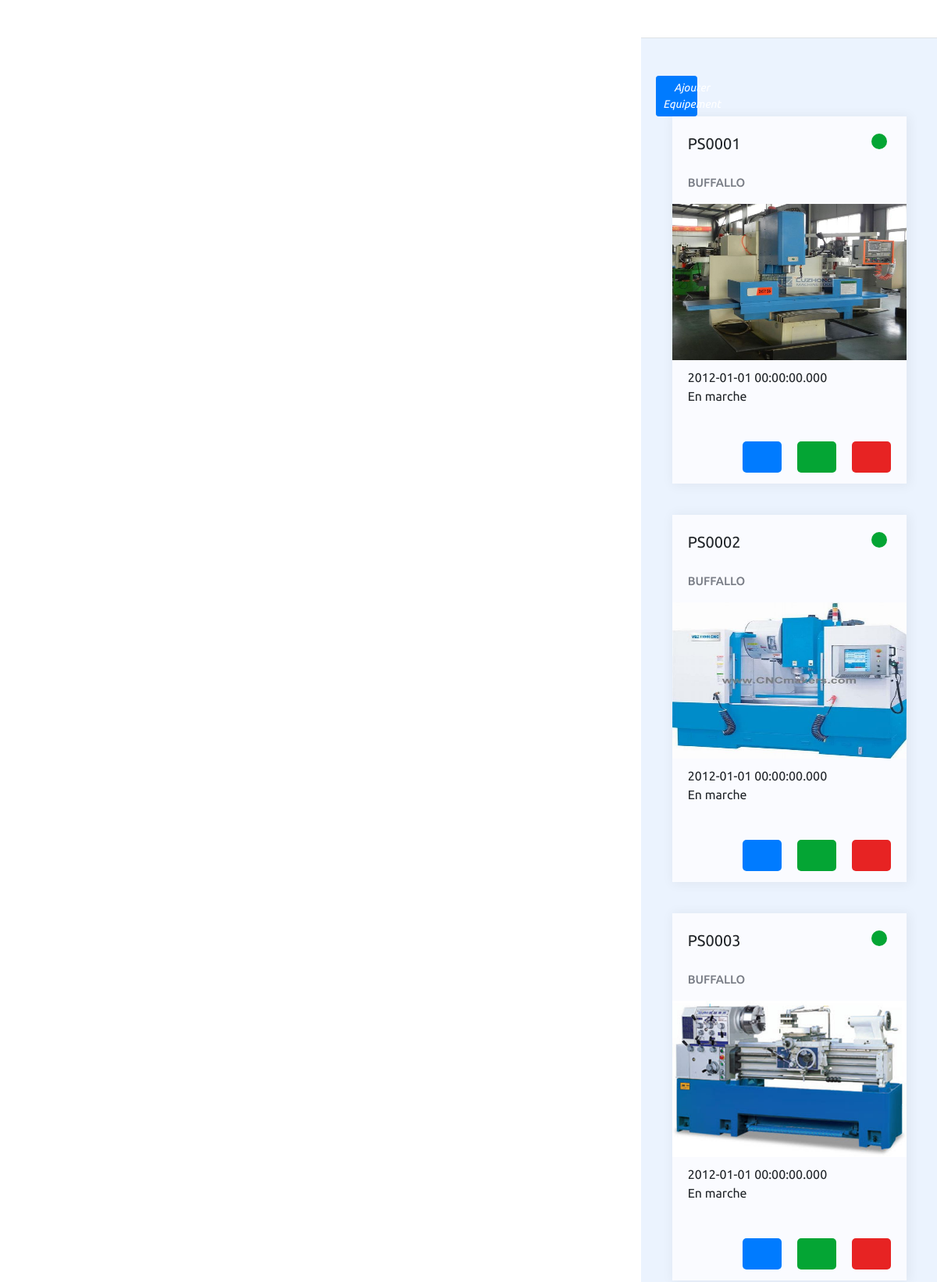
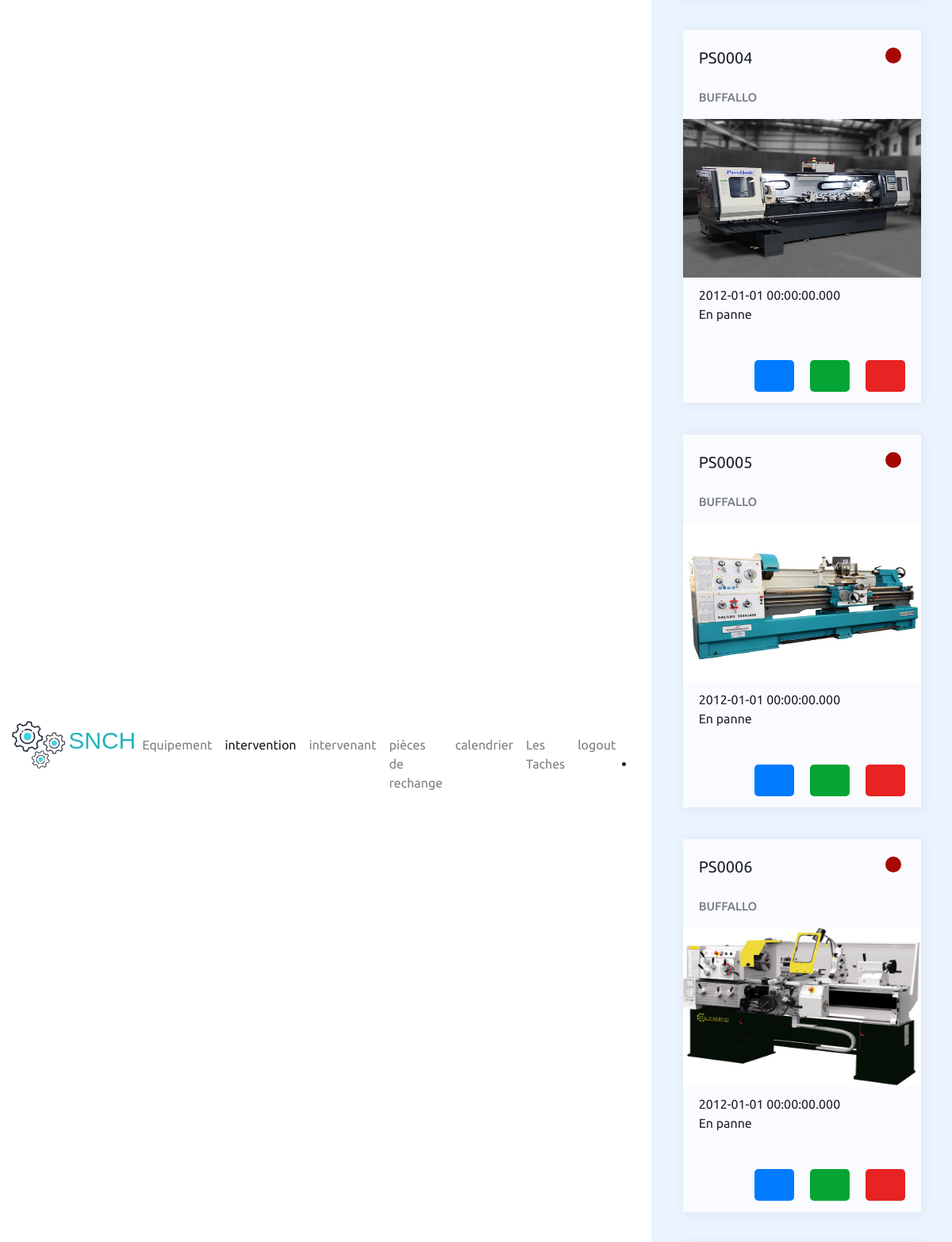
Screenshot of /equipement (upper part) with the database file from the repository (2 pictures, top to bottom).
### tables this page shows
CREATE TABLE Equipement(
   id_eq text,
  code_Equipement text,
  DESIGNATION text,
  Marque text,
  N_de_série text,
  Date_d_acquisition text,
  état text,
  Remarque text,
   type text,
   image blob
    );

### app.py (the view)
@app.route('/equipement', methods=['POST', 'GET'])
def equipement():
    conn = get_db_connection()
    posts = conn.execute('SELECT  id_eq,code_Equipement,DESIGNATION,Marque,N_de_série,Date_d_acquisition,état,Remarque,type,image FROM Equipement').fetchall()
    return render_template('equipement.html', posts=posts)

### app.py (called while the page is built)
def get_db_connection():
    conn = sqlite3.connect('gmao.db')
    conn.row_factory = sqlite3.Row
    return conn

### appflask/templates/equipement.html (shortened to what this page needs)
{% extends 'layout.html'%}
{% block body  %}
{% block content  %}
<!DOCTYPE html>
<html lang="en">
<head>
    <link rel="stylesheet" href="static/css/equipement.css" />
    <link href="https://unpkg.com/ionicons@4.5.10-0/dist/css/ionicons.min.css" rel="stylesheet">
        <link rel="stylesheet" href="https://cdn.jsdelivr.net/npm/bootstrap@4.5.3/dist/css/bootstrap.min.css">
</head>
<div>
  <br><br>
  <a href="/addequipement" class="btn d-inline-flex btn-sm btn-primary mx-1" style="width: 15%" >
    <span class=" ">
      <i class="ti-plus" style="text-align:center">Ajouter Equipement </i>
   </span>
  </a>
<main class="container" enctype="multipart/form-data">
 {% for post in posts %}
  <div class="equipement">
    <div class="header">
      <div class='post'>
      <P class="code" style=" display: inline-flex; ">{{post['code_Equipement']}}</P>
     {%if  post['état']=="En marche"  %}
      &emsp;&emsp;&emsp;&emsp;&emsp;&emsp;&emsp;&emsp;&emsp;&emsp; <span class="statue"></span>
       {% else %}
       &emsp;&emsp;&emsp;&emsp;&emsp;&emsp;&emsp;&emsp;&emsp;&emsp; <span class="status"></span>
       {% endif %}
   </div>
    </div>
   <h2 class="nom">{{ post['Marque'] }}</h2>
   <form  enctype="multipart/form-data">
        <img class="cover"  src="/static/css/img/{{post['image'] }}" type="file" name="imagefile" id="image">
  </form>
    <p class="details">
      {{ post['Date_d_acquisition'] }} <br>{{ post['état'] }}</p>
       <div class="buttons">
         <button class="view"  ><a href="#myModal"><a href="/view/{{post.code_Equipement}}"data-toggle="modal" data-target="#myModal{{post.code_Equipement}}"  style="color: white;"></a></a></button>
        <button class="edit" style="color: white;"><a href="/editequipement/{{post.code_Equipement}}" style="color: white;"></a></button>
        <button class="delete"><a href="/delete/{{post.code_Equipement}}"style="color: white;"></a></button>
       </div>
 </div>
  {% endfor %}
  {% for post in posts %}
</div>
   {% endfor %}
  {% endblock %}
  </body>
  </html>
          {% endblock %}

### appflask/templates/layout.html (shortened to what this page needs)
<!DOCTYPE html>
<html lang="en">
<head>
   <link rel="stylesheet" href="https://cdn.jsdelivr.net/npm/bootstrap@5.1.3/dist/css/bootstrap.min.css">
</head>
<body>
    {% include 'includes/_navbar.html'%}
    <div class ="container">
    {% block body  %}{%  endblock  %}

### appflask/templates/includes/_navbar.html (shortened to what this page needs)
<!DOCTYPE html>
<html lang="en" >
<head>
  <link rel="stylesheet" href="static/css/style.css">
  <link rel="stylesheet" href="https://cdn.jsdelivr.net/gh/lykmapipo/themify-icons@0.1.2/css/themify-icons.css">
</head>
<body>
<div class="d-flex flex-column flex-lg-row h-lg-full bg-surface-secondary">
    <nav class="navbar show navbar-vertical h-lg-screen navbar-expand-lg px-0 py-3 navbar-light bg-white border-bottom border-bottom-lg-0 border-end-lg" id="navbarVertical">
        <div class="container-fluid">
            <a class="navbar-brand py-lg-2 mb-lg-5 px-lg-6 me-0" href="#">
                <img src="static/css/img/image.png" height="60px"   font-family='Crete Round' alt="...">
                <span style=" font-family:Impact, Haettenschweiler, 'Arial Narrow Bold', sans-serif ;font-size: 30px ;color:#25b3b8;" >SNCH</span>
            </a> <br>
            <div class="collapse navbar-collapse" id="sidebarCollapse">
                <ul class="navbar-nav">
                    <li class="nav-item">
                        <a class="nav-link" href="/equipement">
                             Equipement
                        </a>
                    </li><br>
                    <li class="nav-item">
                        <li class="active"><a class="nav-link" href="/intervention">
                             intervention
                      </a>
                        </li>
                    </li><br>
                    <li class="nav-item">
                        <a class="nav-link" href="/intervenant">
                             intervenant
                        </a>
                    </li><br>
                            <li class="nav-item">
                        <a class="nav-link" href="/PDR">
                            pièces de rechange
                        </a>
                    </li><br>
                    <li class="nav-item">
                        <a class="nav-link" href="/calendrier">
                            calendrier
                        </a>
                    </li><br>
                             <li class="nav-item">
                    <a class="nav-link" href="/LesTaches">
                        Les Taches
                    </a>
                </li><br>
                   <br>
                <li class="nav-item">
                    <a class="nav-link" href="/logout">
                         logout
                    </a>
                </li>
                </ul>
                <div>
                {% if session.logged_in %}
                  <li><a href="/dashboard"></a></li>
                  <li> <a href="/logout"></a></li>
                {% else %}
                  <li><a href="/index"></a></li>
                {% endif %}
                </div>
        </div>
              </div>
    </nav>
     <div class="h-screen flex-grow-1 overflow-y-lg-auto">
        <header class="bg-surface-primary border-bottom pt-6">
            <div class="container-fluid">
                <div class="mb-npx">
                    <div class="row align-items-center">
                         <br> <br>
                     <div class="col-sm-6 col-12 text-sm-end">
                                 <BR> <BR>
                        </div>
                    </div>
        </header>
</body>
</html>

### static/css/equipement.css (style rules this page uses)
:root { --primary:#003cbe; --bg-primary:#ebf3fe; --bg-secondary:#fafbff; --txt-secondary:#787c85; --Enmarche:#04a534; --Enpanne:#a50904; --shadow:2px 1px 14px 2px hsl(0deg 0% 0% / 5%); }
* { margin: 10; padding: 0; box-sizing: border-box; font-family: 'Ubuntu', serif; }
.container { display: flex; gap: 20px 50px; align-items: center; justify-content: center; height: max-content; width: px; flex-wrap: wrap; background-color: var(--bg-primary); background-size: 400px 100px; gap: 40px; }
.equipement { width:300px; height: 470px; background: var(--bg-secondary); overflow: hidden; box-shadow: var(--shadow); }
.header { padding: 20px 20px 10px 20px; display: flex; justify-content: space-between; align-items: center; }
.code { font-size: 20px; }
.status { width: 20px; height: 20px; border-radius: 50%; background: var(--Enpanne); --Enpanne:#a50904; height:20px; vertical-align: right; display: inline-block; width: 20px; }
.statue { width: 20px; height: 20px; border-radius: 50%; background: var(--Enmarche); --Enmarche:#04a534; height:20px; vertical-align: right; display: inline-block; width: 20px; }
.nom { padding:0px 20px 10px 20px; font-size: 15px; color: var(--txt-secondary); }
.cover { width: 100%; height: 200px; }
.details { padding: 10px 20px; }
.buttons { padding: 20px ; display: flex; justify-content: end; width: 100%; gap: 20px; }
.buttons button { width: 50px; height: 40px; color: white; border: none; border-radius: 5px; font-size: 15px; cursor: pointer; }
.view { background: var(--primary); }
.edit { background: var(--Enmarche); }
.delete { background: rgb(231, 35, 35); }

### rows the page displays
Equipement: code_Equipement "PS0001", Marque "BUFFALLO", image (picture), Date_d_acquisition "2012-01-01 00:00:00.000", état "En marche"
Equipement: code_Equipement "PS0002", Marque "BUFFALLO", image (picture), Date_d_acquisition "2012-01-01 00:00:00.000", état "En marche"
Equipement: code_Equipement "PS0003", Marque "BUFFALLO", image (picture), Date_d_acquisition "2012-01-01 00:00:00.000", état "En marche"
Equipement: code_Equipement "PS0004", Marque "BUFFALLO", image (picture), Date_d_acquisition "2012-01-01 00:00:00.000", état "En panne"
Equipement: code_Equipement "PS0005", Marque "BUFFALLO", image (picture), Date_d_acquisition "2012-01-01 00:00:00.000", état "En panne"
Equipement: code_Equipement "PS0006", Marque "BUFFALLO", image (picture), Date_d_acquisition "2012-01-01 00:00:00.000", état "En panne"
